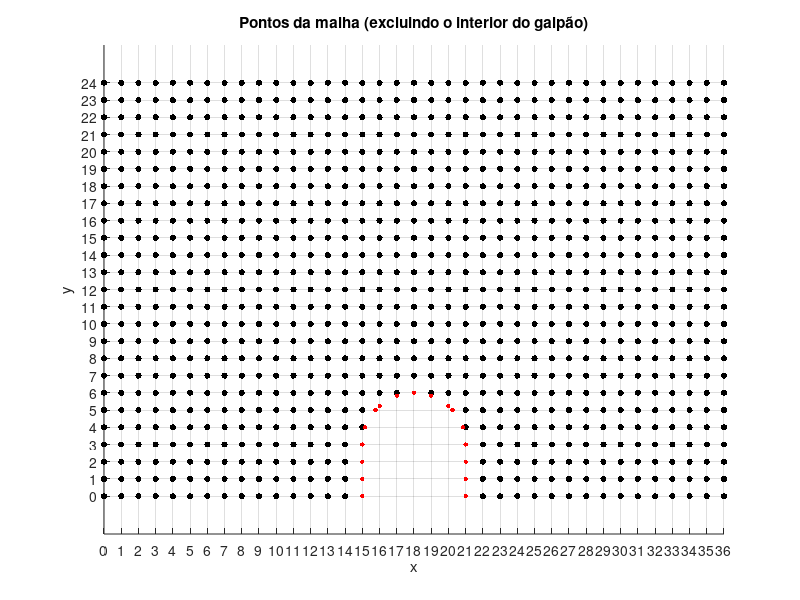

The MATLAB script that drew this image: (Note: this script raises an error after producing the figure.)
clc, clear

% Criacao da malha

h = 3;
d = 5*h;
L = 2*h;
H = 8*h;

dx = 1;
dy = dx;

x = 0:dx:(2*d+L);
y = 0:dy:H;

[X,Y] = meshgrid(x,y);

% Outros parâmetros do problema

V = 100*3.6; %Velocidade em m/s!
lambda = 1.85;
toleracia = 0.01;

% Verificacao dos pontos dentro do galpao

isSolido = false(size(X));

for i = 1:length(x)
    for j = 1:length(y)
        xi = x(i);
        yj = y(j);
        % Se o ponto está dentro do telhado
        if xi >= d && xi <= d + L
            y_teto = sqrt((L/2)^2 - (xi - (d + L/2))^2) + h;
            if yj <= y_teto
                isSolido(j,i) = true;
            end
        end
    end
end

[~, j_first] = find(isSolido(1, :), 1, 'first');
x_telha = (X(1,j_first)):dx:(d + L - dx);
y_telha = sqrt((L/2).^2 - (x_telha - (d + L/2)).^2) + h;
y_telha_aux = Y(length(0:dy:h)+1,1):dy:(h+L/2);
x_telha_esq = d + L/2 - sqrt((L/2)^2 - (y_telha_aux - h).^2); % Ramo esquerdo (sinal -)
x_telha_dir  = d + L/2 + sqrt((L/2)^2 - (y_telha_aux - h).^2); % Ramo direito (sinal +)
y_parede_esq = 0:dy:h;
x_parede_esq = d*ones(size(y_parede_esq));
y_parede_dir = 0:dy:h;
x_parede_dir = (d+L)*ones(size(y_parede_dir));

x_galpao = [x_parede_esq, x_telha_esq, x_telha, x_telha_dir, x_parede_dir];
y_galpao = [y_parede_esq, y_telha_aux, y_telha, y_telha_aux, y_parede_dir];


% Plota apenas os pontos da malha (isSolido == false)
mask = ~isSolido;  % true para pontos de malha válidos
scatter( X(mask), Y(mask), 20, 'k', 'filled' )
hold on
scatter(x_galpao, y_galpao, 10, 'r', 'filled')
axis equal
xlabel('x'); ylabel('y');
title('Pontos da malha (excluindo o interior do galpão)');
% Configurar o grid com espaçamento dx e dy
xticks(min(x):dx:max(x));  % Linhas verticais a cada dx
yticks(min(y):dy:max(y));  % Linhas horizontais a cada dy
grid on;

% Resolucao da eq de Laplace
phi = zeros(size(X));
erro = 1;
while max(abs(erro(:))) > toleracia
    phi = cond_contorno(x,y,H,V,dx,dy,phi);
    phi_aux = phi;
    for coluna= 2:length(x)/2+1 
        for linha = 2:(length(y)-1) 
            phi_aux(linha,coluna) = passo(phi,lambda,linha,coluna,isSolido,d,dx,L,h,dy);
            phi_aux(linha,length(x)-coluna+1) = phi_aux(linha,coluna); %Simetria
        end
    end
    erro = phi-phi_aux;
    disp(max(abs(erro(:))));
    phi = phi_aux;
end

%Condicoes de contorno

function phi = cond_contorno(x,y,H,V,dx,dy,phi)
%Margem esquerda
    for j = 1:length(y)
        if j*dy <= 0.05*H
            phi(j,1) = V*(dx^2)/(0.1*H) + phi(j,2);
        else
            phi(j,1) = phi(j,2);
        end
        phi(j,length(x)) = phi(j,1); %Aproveitando a simetria
    end

%Margem superior e inferior
    for i = 1:length(x)
        %Superior
        phi(length(y),i) = phi(length(y)-1,i) + dy*V;
        %Inferior
        phi(1,i) = 0;
% %Aproveitando a simetria
            %Superior
       phi(length(y),length(x)-i+1) =  phi(length(y),i);
       %Inferior
       phi(1,length(x)-i+1) = 0 ;
    end
end

function val_phi_novo = passo(phi, lambda,linha,coluna,isSolido,d,dx,L,h,dy)
    if isSolido(linha,coluna) 
        val_phi_novo = 0;  
    elseif isSolido(linha,coluna+1) || isSolido(linha-1,coluna)
        a = 1;
        b = 1;
        if (coluna-1)*dx < d
            a = (d-(coluna-1)*dx)/dx ;
        else
            a = (L/2 - sqrt( (L/2)^2 - ((linha-1)*dy - h)^2 ))/dy;
            if a>dx
                a=1;
            end
            b = ((linha-1)*dy -h - sqrt((L/2)^2 - (d+(L/2) - (coluna-1)*dx)^2))/dy;
        end
         
        val_phi_novo = ((a*b*dx^2*dy^2)/(a*dx^2 + b*dy^2))*((phi(linha,coluna-1)/(dx^2*(a+1)))+(phi(linha+1,coluna)/dy^2*(b+1)));
    %|| isSolido(x-1,y) || isSolido(x,y-1) || isSolido(x,y+1) %Verifica se está a esquerda do prédio.
    %Calcular as proporções
    %Resolver os sistemas
    %Devolve o valor val_phi_novo = ...
    else
    %Executa sobrerrelaxação tradicional se não está perto do prédio.
    val_phi_novo = (1-lambda)*phi(linha,coluna) + (lambda/4)*(phi(linha-1,coluna)+phi(linha+1,coluna)+phi(linha,coluna-1)+phi(linha,coluna+1));
    end
end